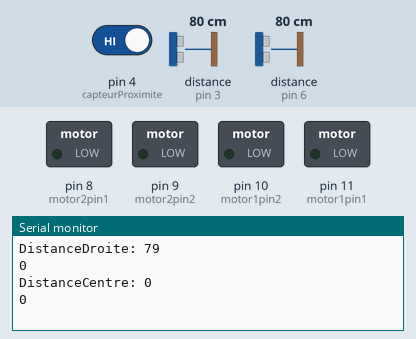
Recording of a sketch running on a simulated Arduino Uno, built with avr-gcc and run on an emulated ATmega328P. On the bench: switched loads named in the sketch (green lamp = pin HIGH), the last lines printed to the serial monitor. Wiring (inferred from the names in the program): 2 × ultrasonic range finder: trigger pin 2, echo pin 6 / trigger pin 5, echo pin 3. Inputs (shaded band) come from the test bench; at power-on: distance to the obstacle (sensors on pin 6, pin 3) 80 cm, pin 4 (capteurProximite) HIGH. The echo pulse lasts 58.3 µs per cm; pins used as bus, display or sensor lines are not drawn.

Above: at 1.8 s.
1.9 s: distance to the obstacle (sensor on pin 6) set to 250 cm
At 3.9 s:
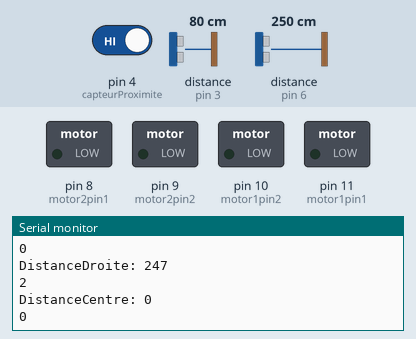
6.1 s: pin 4 (capteurProximite) driven LOW
At 7.7 s:
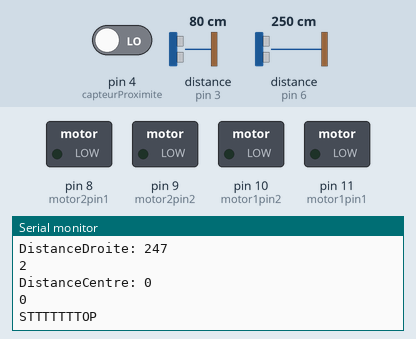

The sketch:

Test_Debutant.ino
```cpp
#include <Servo.h>

Servo monServo;  // on crée l'objet monServo

// defines pins numbers capteur ultrason
const int trigPinDroite = 5;
const int echoPinDroite = 6;
const int trigPinCentre = 2;
const int echoPinCentre = 3;

// defines variables
long durationEchoDroite;
int distanceDroite;
long durationEchoCentre;
int distanceCentre;

//Moteur
int motor1pin1 = 11;
int motor1pin2 = 10;

int motor2pin1 = 8;
int motor2pin2 = 9;

//Capteur de proximité
int capteurProximite = 4;
int detectionProximite;


void setup() {
  pinMode(trigPinDroite, OUTPUT); // Sets the trigPin as an Output
  pinMode(echoPinDroite, INPUT); // Sets the echoPin as an Input
  pinMode(trigPinCentre, OUTPUT); // Sets the trigPin as an Output
  pinMode(echoPinCentre, INPUT); // Sets the echoPin as an Input
  Serial.begin(9600); // Starts the serial communication

  // put your setup code here, to run once:
  pinMode(motor1pin1, OUTPUT);
  pinMode(motor1pin2, OUTPUT);
  pinMode(motor2pin1, OUTPUT);
  pinMode(motor2pin2, OUTPUT);

  //Capteur proximite
  pinMode(capteurProximite, INPUT);
}
void loop() {
  // Clears the trigPin
  digitalWrite(trigPinDroite, LOW);
  digitalWrite(trigPinCentre, LOW);
  delayMicroseconds(2);
  // Sets the trigPin on HIGH state for 10 micro seconds
  digitalWrite(trigPinDroite, HIGH);
  digitalWrite(trigPinCentre, HIGH);
  delayMicroseconds(10);
  digitalWrite(trigPinDroite, LOW);
  digitalWrite(trigPinCentre, LOW);
  // Reads the echoPin, returns the sound wave travel time in microseconds
  durationEchoDroite = pulseIn(echoPinDroite, HIGH);
  durationEchoCentre = pulseIn(echoPinCentre, HIGH);
  // Calculating the distance
  distanceDroite = durationEchoDroite * 0.034 / 2;
  distanceCentre = durationEchoCentre * 0.034 / 2;
  // Prints the distance on the Serial Monitor
  Serial.print("DistanceDroite: ");
  Serial.println(distanceDroite);
  Serial.println(distanceDroite/100);

  Serial.print("DistanceCentre: ");
  Serial.println(distanceCentre);
  Serial.println(distanceCentre/100);

  // Lecture de la valeur de l'interface OUT du capteur
  detectionProximite = digitalRead(capteurProximite);

  // Si on détecte un bord, on STOP WESH
  if (detectionProximite == 0) {
    Serial.print("STTTTTTTOP");
  }
  else {
    if (distanceCentre >= 5){
      // capteur distance est + grande que 5
      digitalWrite(motor1pin1, HIGH);
      digitalWrite(motor1pin2, HIGH);

      digitalWrite(motor2pin1, HIGH);
      digitalWrite(motor2pin2, HIGH);
      delay(1000);

      digitalWrite(motor1pin1, LOW);
      digitalWrite(motor1pin2, HIGH);

      digitalWrite(motor2pin1, LOW);
      digitalWrite(motor2pin2, HIGH);
      delay(1000);
    }
  }
}
```

Measured:
- after the input at 1.9 s, the serial monitor: prints a new line after 1.1 s (image 1)
- after the input at 6.1 s, the serial monitor: prints a new line after 1.0 s (image 2)
